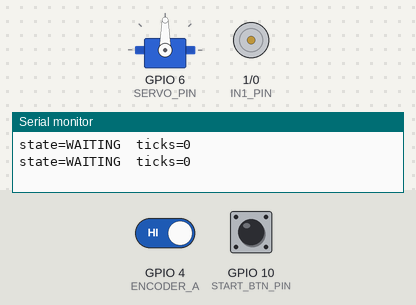
Bench run of a sketch on a simulated ESP32-C3. On the bench: servo, motor-driver pin pairs drawn as motors (green arrow = first pin HIGH = forward, orange = second pin HIGH = backward, longer = more drive), the last lines printed to the serial monitor. Inputs (shaded band) come from the test bench; at power-on: GPIO 10 (START_BTN_PIN) HIGH, GPIO 4 (ENCODER_A) HIGH.

Above: at 1.2 s.
1.3 s: GPIO 10 (START_BTN_PIN) pulled LOW for 0.15 s
At 2.8 s:
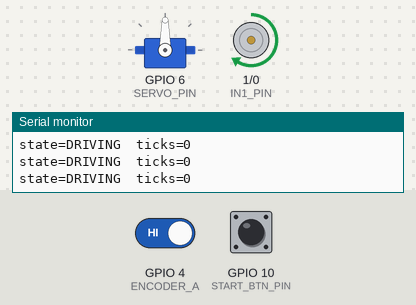
6.9 s: GPIO 10 (START_BTN_PIN) pulsed LOW 5 times (0.12 s each, 0.3 s apart)
At 14.4 s:
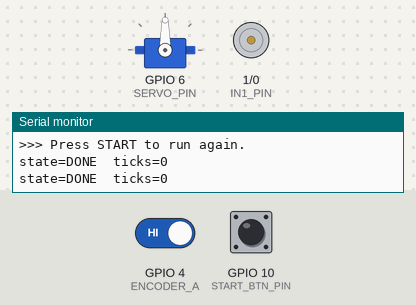
Timing chart, 0 to 15.6 s (numbered marks = the images above; inputs shaded):
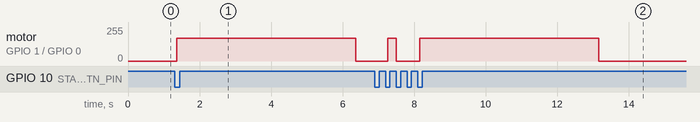

Measured:
- after the input at 1.3 s, motor on GPIO 1 (IN1_PIN) / GPIO 0 (IN2_PIN): stopped → forward 170/255 after 0.06 s, → stopped 5.0 s later
- after the input at 6.9 s, motor on GPIO 1 (IN1_PIN) / GPIO 0 (IN2_PIN): stopped → forward 170/255 after 0.36 s, → stopped 0.24 s later, → forward 170/255 0.66 s later, → stopped 5.0 s later

The sketch:

calibrate_ticks.ino
```cpp
/*
 * calibrate_ticks - ESP32-C3 Super Mini (V2 bot)
 *
 * Measures how many encoder ticks this car actually produces per metre.
 *
 * The inherited TICKS_PER_METER = 90 came from the old classic-ESP32 bot and
 * is badly wrong here: at full throttle this encoder was seen producing
 * ~3450 edges/s, so a 27-tick target was hit almost instantly and the car
 * moved only a few centimetres.
 *
 * HOW TO USE
 *   1. Put the car on the floor with clear space ahead and a tape measure
 *      lined up at its starting point.
 *   2. Press START. The car drives straight for RUN_TIME_MS, then stops.
 *   3. Read the tick total it prints, measure the distance it actually
 *      travelled, and:  TICKS_PER_METER = ticks / distance_in_metres
 *   4. Press START again to repeat. Average a few runs.
 *
 * The drivetrain cannot be back-driven by hand, so driving for a fixed time
 * is the only way to get a known distance to divide by.
 *
 * PATCH NOTES
 *   PATCH 1 (2026-09-21) First version.
 *   PATCH 2 (2026-09-21) Too slow and too short a run. Speed 150 -> 170 and
 *           run time 1.5 s -> 5 s. 170 is the team hard cap; the old sketch's
 *           BASE_SPEED of 180 is over it and is not used. A 5 s run at full
 *           speed covers a LOT of floor - make sure the space is clear.
 */
#include <Arduino.h>
#include <ESP32Servo.h>

#define IN1_PIN 1    // MD10112 PWM
#define IN2_PIN 0

// Direction polarity: LOW = forward on this car. Verified by tick sign -
// positive ticks have always meant forward, so +speed must produce them.
#define MOTOR_FORWARD_LEVEL LOW
#define MOTOR_REVERSE_LEVEL HIGH    // MD10112 DIR (HIGH = forward)
#define SERVO_PIN      6
#define START_BTN_PIN 10
#define ENCODER_A      4
#define ENCODER_B      5

#define DRIVE_SPEED   170   // team hard cap. The old sketch's 180 is over it.
#define MAX_PWM       170
#define SERVO_CENTER   90
#define RUN_TIME_MS  5000   // drive this long, then stop and report
#define BUTTON_DEBOUNCE_MS 60

Servo steeringServo;
enum State { WAITING, DRIVING, DONE };
State state = WAITING;

volatile long encoderTicks = 0;
uint32_t runStartMs = 0, lastBeatMs = 0;
bool lastButton = HIGH;

void IRAM_ATTR encoderISR() {
  if (digitalRead(ENCODER_B) == HIGH) encoderTicks++;
  else                                encoderTicks--;
}

void driveMotor(int speed) {
  speed = constrain(speed, -MAX_PWM, MAX_PWM);
  if (speed == 0) { analogWrite(IN1_PIN, 0); digitalWrite(IN2_PIN, LOW); }
  else { digitalWrite(IN2_PIN, speed > 0 ? MOTOR_FORWARD_LEVEL : MOTOR_REVERSE_LEVEL); analogWrite(IN1_PIN, abs(speed)); }
}

void setup() {
  // Motor pins safe first, digitalWrite only - no analogWrite before the servo
  // attaches, or the servo shares its LEDC timer and spins (move_30cm PATCH 4).
  pinMode(IN1_PIN, OUTPUT);
  pinMode(IN2_PIN, OUTPUT);
  digitalWrite(IN1_PIN, LOW);
  digitalWrite(IN2_PIN, LOW);

  Serial.begin(115200);
  pinMode(START_BTN_PIN, INPUT_PULLUP);
  pinMode(ENCODER_A, INPUT_PULLUP);
  pinMode(ENCODER_B, INPUT_PULLUP);
  attachInterrupt(digitalPinToInterrupt(ENCODER_A), encoderISR, RISING);

  steeringServo.setPeriodHertz(50);
  steeringServo.attach(SERVO_PIN, 500, 2400);
  steeringServo.write(SERVO_CENTER);
  driveMotor(0);

  Serial.println("calibrate_ticks ready. Press START to drive 5 s at 170 PWM.");
}

void loop() {
  bool btnNow = digitalRead(START_BTN_PIN);
  bool btnPressed = (btnNow == LOW && lastButton == HIGH);
  lastButton = btnNow;

  uint32_t nowMs = millis();
  if (nowMs - lastBeatMs >= 500) {
    lastBeatMs = nowMs;
    noInterrupts(); long t = encoderTicks; interrupts();
    Serial.print("state=");
    Serial.print(state == WAITING ? "WAITING" : (state == DRIVING ? "DRIVING" : "DONE"));
    Serial.print("  ticks=");
    Serial.println(t);
  }

  switch (state) {
    case WAITING:
      if (btnPressed) {
        delay(BUTTON_DEBOUNCE_MS);
        if (digitalRead(START_BTN_PIN) == LOW) {
          encoderTicks = 0;
          runStartMs = millis();
          state = DRIVING;
          Serial.println("GO - driving 5 s at 170 PWM");
        }
      }
      break;

    case DRIVING: {
      if (btnPressed) {                       // press again = emergency stop
        driveMotor(0);
        state = DONE;
        Serial.println("ABORTED by button");
        break;
      }
      driveMotor(DRIVE_SPEED);
      if (millis() - runStartMs >= RUN_TIME_MS) {
        driveMotor(0);
        state = DONE;
        noInterrupts(); long t = encoderTicks; interrupts();
        Serial.print(">>> RUN DONE: ");
        Serial.print(labs(t));
        Serial.println(" ticks");
        Serial.println(">>> Measure the distance travelled, then:");
        Serial.println(">>>   TICKS_PER_METER = ticks / distance_in_metres");
        Serial.println(">>> Press START to run again.");
      }
      break;
    }

    case DONE:
      driveMotor(0);
      if (btnPressed) {
        delay(BUTTON_DEBOUNCE_MS);
        encoderTicks = 0;
        state = WAITING;
        Serial.println("RE-ARMED");
      }
      break;
  }
}
```
